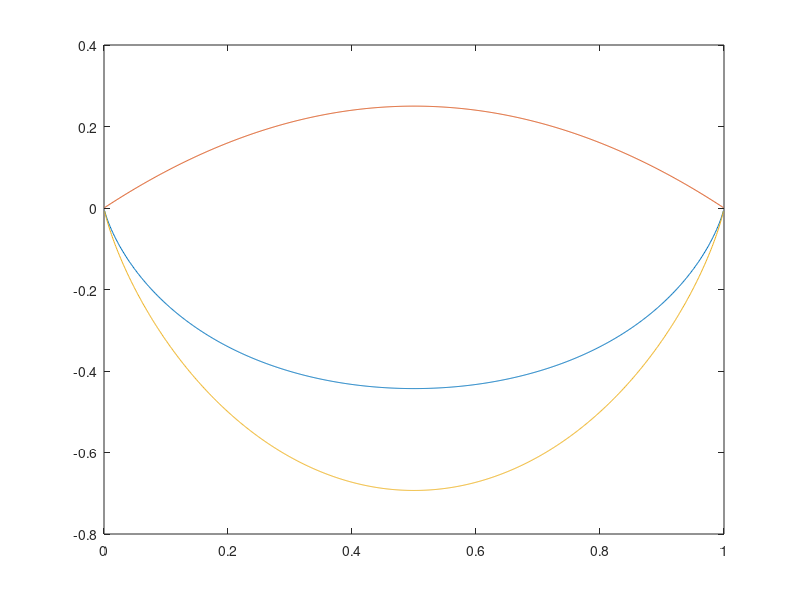

Source code (MATLAB):
%% Copyright (c) 2018, Vishal_S% All rights reserved. Please read the "license.txt" for license terms.%% Project Title: Phase field modelling% % Developer: Vishal S% % Contact Info: vishalsubbu97@gmail.com%temp  = 300;R = 8.314;x = 0.001:0.001:0.999;alpha = 1.0DH = alpha .*x.*(1-x);DS = x.*log(x) + (1-x).*(log(1-x));DG = DH + DS;plot(x,DG,x,DH,x,DS);